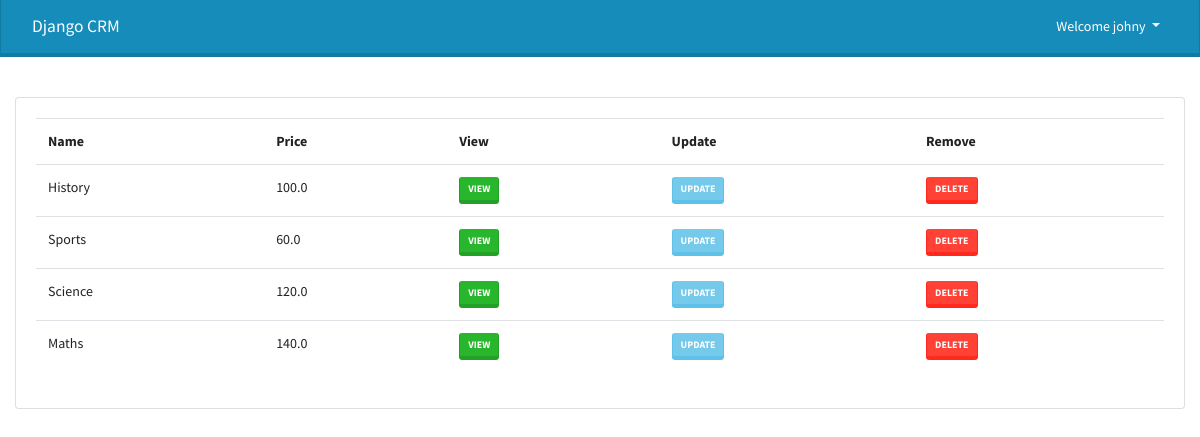
Screenshot of /books/ (signed in) with the database file from the repository.
### product/models.py (models this page shows, shortened)
class Book(models.Model):
    name = models.CharField(max_length=20)
    price = models.FloatField()
    date_created = models.DateTimeField(auto_now_add=True)

### product/views.py (the view)
# urls.py: path('', views.SimpleView.as_view(), name='book_simple'),
class SimpleView(View):
    def get(self, request):
        context = {}
        context['book_list'] = Book.objects.all()
        return render(request, 'product/list.html', context)
        ...  # code to process a POST request

### product/templates/product/list.html
{% extends 'accounts/main.html' %}
{% block content %}
  <div class="card card-body">
    <table class="table">
      <tr>
        <th>Name</th>
        <th>Price</th>
        <th>View</th>
        <th>Update</th>
        <th>Remove</th>
      </tr>
      {% for book in book_list %}
        <tr>
          <td>{{ book.name }}</td>
          <td>{{ book.price }}</td>
          <td><a href="{% url 'book_detail' book.id %}" class="btn btn-sm btn-success">View</a></td>
          <td><a href="{% url 'book_update' book.id %}" class="btn btn-sm btn-info">Update</a></td>
          <td><a href="{% url 'book_delete' book.id %}" class="btn btn-sm btn-danger">Delete</a></td>
        </tr>
      {% endfor %}
    </table>
  </div>
{% endblock %}

### accounts/templates/accounts/navbar.html (shortened to what this page needs)
<nav class="navbar navbar-expand-lg navbar-dark bg-primary">
  <div class="container-fluid">
    <a class="navbar-brand" href="#">Django CRM</a>
    <div class="collapse navbar-collapse" id="navbarColor01">
      <ul class="navbar-nav ml-auto">
        <li class="nav-item dropdown">
          <a class="nav-link dropdown-toggle active" href="#" id="navbarDropdown" role="button" data-toggle="dropdown" aria-haspopup="true" aria-expanded="false">
            Welcome {{ user.username }}
          </a>
        </li>
      </ul>
    </div>
  </div>
</nav>

### rows the page displays
Book: name "History", price "100.0"
Book: name "Sports", price "60.0"
Book: name "Science", price "120.0"
Book: name "Maths", price "140.0"

### other values shown
{{ user.username }} "johny"
